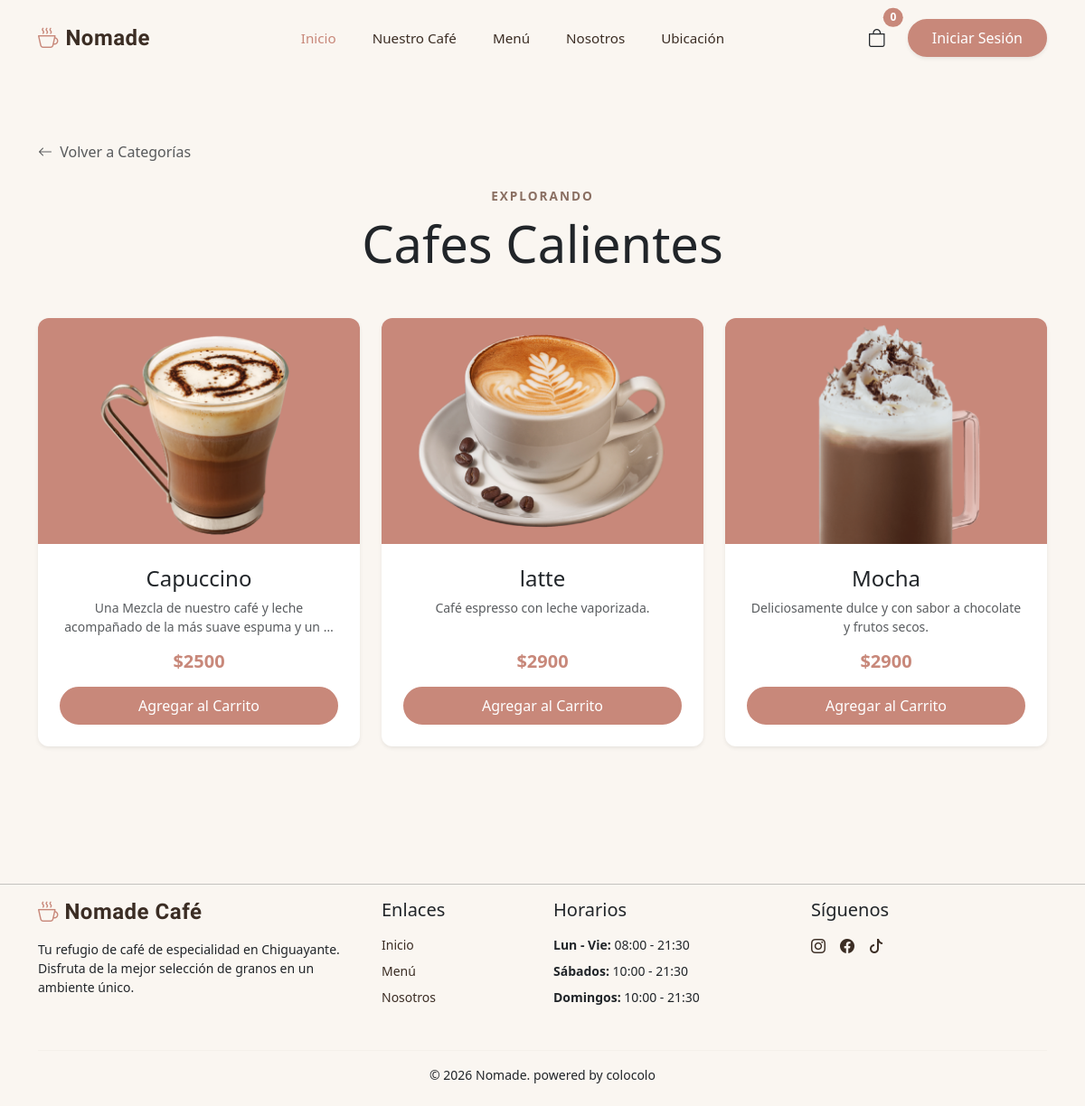
The page /categoria/2/ on the database its author committed.
### catalogo/models.py (models this page shows, shortened)
class Categoria(models.Model):
    nombre = models.CharField( max_length=100)
    image = models.ImageField(upload_to='categorias/', null=True, blank=True)

class Producto(models.Model):
    nombre = models.CharField(max_length=200)
    descripcion = models.TextField()
    precio = models.IntegerField()
    stock = models.IntegerField()
    image = models.ImageField(upload_to='productos/', null=True, blank=True)
    categoria = models.ForeignKey(Categoria, on_delete=models.CASCADE, related_name='productos')

### catalogo/views.py (the view)
# urls.py: path('categoria/<int:categoria_id>/', views.ordernar_categorias_view, name='filtro_categoria'),
def ordernar_categorias_view(request, categoria_id):
    categoria = Categoria.objects.get(id=categoria_id) # se busca la categoria.
    productos = Producto.objects.filter(categoria=categoria) # buscan los productos que pertenecen a esa categoria.
    contexto = {
        'categoria': categoria,
        'productos': productos
    }
    return render(request, 'catalogo/productos.html', contexto) # se muestran los productos filtrados.

### catalogo/context_processors.py (called while the page is built)
def cantidad_carrito(request):
    total = 0
    if 'carrito' in request.session: # si ya hay un carrito
        for key, value in request.session['carrito'].items():
            total += value['cantidad'] # suma la cantidad de cada prod guardado
    return {'cantidad_carrito' : total} #envia la cantidad al html

### catalogo/templates/catalogo/productos.html (shortened to what this page needs)
{% extends 'catalogo/base.html' %}
{% block content %}
<div class="container py-5 mt-4">
    <a href="{% url 'menu' %}" class="text-decoration-none text-muted mb-4 d-inline-block">
        <i class="bi bi-arrow-left me-1"></i> Volver a Categorías
    </a>
    <div class="text-center mb-5">
        <span class="text-uppercase fw-bold letter-spacing-1" style="color: var(--muted-foreground); letter-spacing: 2px; font-size: 0.85rem;">Explorando</span>
        <h2 class="display-4 mt-2 font-playfair">{{ categoria.nombre }}</h2>
    </div>
    <div class="row g-4">
        {% for producto in productos %}
        <div class="col-md-4">
            <div class="card product-card h-100 d-flex flex-column shadow-sm">
                {% if producto.image %}
                    <img src="{{ producto.image.url }}" class="card-img-top" alt="{{ producto.nombre }}">
                {% else %}
                    <img src="https://images.pexels.com/photos/312418/pexels-photo-312418.jpeg?auto=compress&cs=tinysrgb&w=800" class="card-img-top" alt="">
                {% endif %}
                <div class="card-body p-4 text-center d-flex flex-column flex-grow-1">
                    <h4 class="card-title font-playfair mb-2">{{ producto.nombre }}</h4>
                    <p class="card-text text-muted small mb-3">{{ producto.descripcion|truncatewords:15 }}</p>
                    <div class="mt-auto">
                        <h5 class="fw-bold mb-3" style="color: var(--primary);">${{ producto.precio }}</h5>
                        <form action="{% url 'agregar_carrito' producto.id %}" method="POST">
                            <button type="submit" class="btn btn-outline-dark rounded-pill w-100">Agregar al Carrito</button>
                        </form>
                    </div>
                </div>
            </div>
        </div>
        {% empty %}
        <div class="col-12 text-center py-5">
            <i class="bi bi-cup text-muted fs-1 mb-3 d-block opacity-50"></i>
            <h4 class="font-playfair text-muted">Aún no hay productos en esta categoría.</h4>
            <p>¡Estamos preparando algo delicioso!</p>
        </div>
        {% endfor %}
    </div>
</div>
{% endblock content %}

### catalogo/static/catalogo/css/style.css (style rules this page uses)
:root { --background: #FAF6F1 ; --foreground: #3B2D24; --card: #FFF9F5; --primary: #C8887A; --primary-foreground: #FFF9F5; --secondary: #EAD8CB; --secondary-foreground: #3B2D24; --muted: #F2E8DE; --muted-foreground: #8A6F62; --accent: #A8C3A4; --accent-foreground: #2B3D28; --border: rgba(160,120,96,0.2); }
body { background-color: var(--background); }
.btn { color: #fff; background-color: var(--primary); border: solid var(--primary); transition: transform 0.3s ease, box-shadow 0.3s ease; }
.product-card { background-color: #FFFFFF; border: none; border-radius: 12px; overflow: hidden; transition: transform 0.3s ease, box-shadow 0.3s ease; }
.product-card img { height: 250px; width: 100%; object-fit: cover; }

### rows shown on the page
Categoria: nombre "Cafes Calientes"
Producto: image (picture), nombre "Capuccino", descripcion "Una Mezcla de nuestro café y leche acompañado de la más suave espuma y un …", precio "2500"
Producto: image (picture), nombre "latte", descripcion "Café espresso con leche vaporizada.", precio "2900"
Producto: image (picture), nombre "Mocha", descripcion "Deliciosamente dulce y con sabor a chocolate y frutos secos.", precio "2900"

### other values the page prints
{{ cantidad_carrito | default:"0" }} "0"
